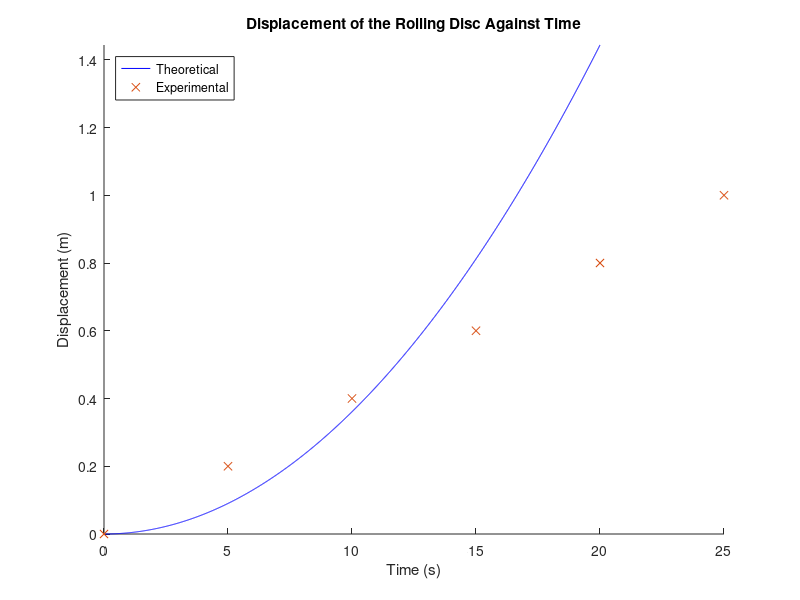

Write the MATLAB code that produced this figure.
%% MMAN1300 Engineering Mechanics 1 - Rolling Disc Lab 3
% MATLAB Code Template

% Author: Daniel Wong
% Date Written: 01/07/2018

%% Initial Parameters
m = 11.6;       % Total Mass of Disc and Axles [kg]
r = 0.01;       % Radius towards Instant Centre [m]
I_o = 0.1237;     % Moment of Inertia about Instant Centre [mm^4]
theta = 4.5;    % Slope Angle of Ramp [Degrees]
g = 9.81;      % Acceleration due to Gravity [ms^-2]
L = 1.6;         % Length of Angled Slope [m]

%% Experimental Data at Recorded Intervals
eX = [ 0.2, 0.4, 0.6, 0.8, 1.0 ]; % Experimental Displacement
eA = [ 1, 1, 1, 1, 1 ];           % Experimental Acceleration
eTime = [ 5, 10, 15, 20, 25 ];   % Measured Time

%% Calculations for Plot
a = (m*g*sind(theta)*r^2)/(I_o); % Calculating Linear Acceleration of Disc

vecTime = linspace(0,20,2000);  % Vector of Time with 20 Seconds Divided into 2000 Steps
x = 0.5 * a .* vecTime .^ 2; % Calculate Theoretical Displacement with Constant Acceleration

% Align and Trim the Theoretical Graph with Experimental Data
lastIndex = find(vecTime < eTime(end),1,'last');
vecTime = vecTime(1:lastIndex);
x = x(1:lastIndex);

%% Plotting the Graph of Displacement against Time
figure(1);
hold on;
% Plotting Curves
plot_tX = plot(vecTime, x, 'Color', [0 0 1], 'LineStyle', '-');   % Plotting Theoretical Curve
% Note that with Experimental Data, you can use curve fitting tools to plot
% lines of best fit within the graph viewer.
plot_eX = plot([0 eTime],[ 0 eX] , 'x'); % Plotting Experimental Data
axis( [0 eTime(end) 0 x(end)] );    % Defining Axes Boundaries
lgd1 = legend([plot_tX, plot_eX],{'Theoretical', 'Experimental'}, 'Location','NorthWest');    % Legend
% Graph Labels
xlabel('Time (s)');
ylabel('Displacement (m)');
title('Displacement of the Rolling Disc Against Time');